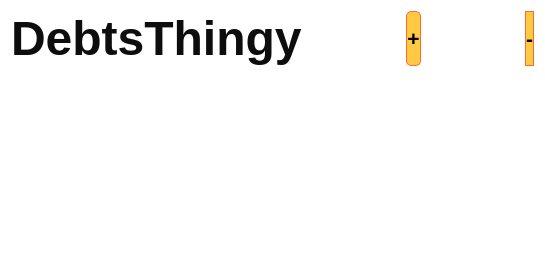
<?xml version="1.0" encoding="UTF-8"?>
<ui version="4.0">
 <class>MainWindow</class>
 <widget class="QMainWindow" name="MainWindow">
  <property name="geometry">
   <rect>
    <x>0</x>
    <y>0</y>
    <width>545</width>
    <height>280</height>
   </rect>
  </property>
  <property name="windowTitle">
   <string>DebtsThingy</string>
  </property>
  <property name="styleSheet">
   <string notr="true">* {
background-color: white;
}

QPushButton {
background-color: rgb(255, 202, 67);
border-width: 1px;
border-style: solid;
min-width: 3em;
border-color: rgb(255, 106, 47);
border-radius: 5px;
}

QPushButton:hover {
background-color:  rgb(255, 106, 47);
}

QPushButton:hover {
background-color:  rgb(255, 51, 15);
}</string>
  </property>
  <widget class="QWidget" name="centralWidget">
   <layout class="QVBoxLayout" name="verticalLayout_2">
    <item>
     <layout class="QHBoxLayout" name="horizontalLayout">
      <item>
       <widget class="QLabel" name="label">
        <property name="font">
         <font>
          <pointsize>36</pointsize>
         </font>
        </property>
        <property name="text">
         <string>&lt;html&gt;&lt;head/&gt;&lt;body&gt;&lt;p&gt;&lt;span style=&quot;font-weight:600; color:#0D0D0D; &quot;&gt;DebtsThingy&lt;/span&gt;&lt;/p&gt;&lt;/body&gt;&lt;/html&gt;</string>
        </property>
       </widget>
      </item>
      <item>
       <spacer name="horizontalSpacer">
        <property name="orientation">
         <enum>Qt::Horizontal</enum>
        </property>
        <property name="sizeHint" stdset="0">
         <size>
          <width>40</width>
          <height>20</height>
         </size>
        </property>
       </spacer>
      </item>
      <item>
       <widget class="QPushButton" name="btnAdd">
        <property name="sizePolicy">
         <sizepolicy hsizetype="Minimum" vsizetype="Minimum">
          <horstretch>0</horstretch>
          <verstretch>0</verstretch>
         </sizepolicy>
        </property>
        <property name="font">
         <font>
          <pointsize>16</pointsize>
          <weight>75</weight>
          <bold>true</bold>
         </font>
        </property>
        <property name="styleSheet">
         <string notr="true"/>
        </property>
        <property name="text">
         <string>+</string>
        </property>
       </widget>
      </item>
      <item>
       <spacer name="horizontalSpacer_2">
        <property name="orientation">
         <enum>Qt::Horizontal</enum>
        </property>
        <property name="sizeHint" stdset="0">
         <size>
          <width>40</width>
          <height>20</height>
         </size>
        </property>
       </spacer>
      </item>
      <item>
       <widget class="QPushButton" name="btnRemove">
        <property name="sizePolicy">
         <sizepolicy hsizetype="Minimum" vsizetype="Minimum">
          <horstretch>0</horstretch>
          <verstretch>0</verstretch>
         </sizepolicy>
        </property>
        <property name="font">
         <font>
          <pointsize>16</pointsize>
          <weight>75</weight>
          <bold>true</bold>
         </font>
        </property>
        <property name="text">
         <string>-</string>
        </property>
       </widget>
      </item>
     </layout>
    </item>
    <item>
     <widget class="QScrollArea" name="scrollArea">
      <property name="frameShape">
       <enum>QFrame::NoFrame</enum>
      </property>
      <property name="frameShadow">
       <enum>QFrame::Plain</enum>
      </property>
      <property name="lineWidth">
       <number>0</number>
      </property>
      <property name="verticalScrollBarPolicy">
       <enum>Qt::ScrollBarAlwaysOff</enum>
      </property>
      <property name="horizontalScrollBarPolicy">
       <enum>Qt::ScrollBarAlwaysOff</enum>
      </property>
      <property name="widgetResizable">
       <bool>true</bool>
      </property>
      <property name="alignment">
       <set>Qt::AlignLeading|Qt::AlignLeft|Qt::AlignTop</set>
      </property>
      <widget class="QWidget" name="scrollAreaWidgetContents">
       <property name="geometry">
        <rect>
         <x>0</x>
         <y>0</y>
         <width>527</width>
         <height>198</height>
        </rect>
       </property>
       <layout class="QHBoxLayout" name="horizontalLayout_2">
        <property name="leftMargin">
         <number>0</number>
        </property>
        <property name="topMargin">
         <number>4</number>
        </property>
        <property name="rightMargin">
         <number>3</number>
        </property>
        <property name="bottomMargin">
         <number>4</number>
        </property>
        <item>
         <widget class="QFrame" name="spacedframe">
          <property name="frameShape">
           <enum>QFrame::NoFrame</enum>
          </property>
          <property name="frameShadow">
           <enum>QFrame::Plain</enum>
          </property>
          <property name="lineWidth">
           <number>0</number>
          </property>
          <layout class="QVBoxLayout" name="verticalLayout_3">
           <property name="leftMargin">
            <number>0</number>
           </property>
           <property name="topMargin">
            <number>0</number>
           </property>
           <property name="rightMargin">
            <number>0</number>
           </property>
           <property name="bottomMargin">
            <number>0</number>
           </property>
           <item>
            <widget class="QFrame" name="frame">
             <property name="frameShape">
              <enum>QFrame::NoFrame</enum>
             </property>
             <property name="frameShadow">
              <enum>QFrame::Plain</enum>
             </property>
             <property name="lineWidth">
              <number>0</number>
             </property>
             <layout class="QVBoxLayout" name="verticalLayout">
              <property name="spacing">
               <number>3</number>
              </property>
              <property name="leftMargin">
               <number>0</number>
              </property>
              <property name="topMargin">
               <number>0</number>
              </property>
              <property name="rightMargin">
               <number>0</number>
              </property>
              <property name="bottomMargin">
               <number>0</number>
              </property>
             </layout>
            </widget>
           </item>
           <item>
            <spacer name="verticalSpacer">
             <property name="orientation">
              <enum>Qt::Vertical</enum>
             </property>
             <property name="sizeHint" stdset="0">
              <size>
               <width>20</width>
               <height>181</height>
              </size>
             </property>
            </spacer>
           </item>
          </layout>
         </widget>
        </item>
       </layout>
      </widget>
     </widget>
    </item>
   </layout>
  </widget>
 </widget>
 <layoutdefault spacing="6" margin="11"/>
 <resources/>
 <connections>
  <connection>
   <sender>btnAdd</sender>
   <signal>clicked()</signal>
   <receiver>MainWindow</receiver>
   <slot>addPerson()</slot>
   <hints>
    <hint type="sourcelabel">
     <x>41</x>
     <y>24</y>
    </hint>
    <hint type="destinationlabel">
     <x>15</x>
     <y>8</y>
    </hint>
   </hints>
  </connection>
  <connection>
   <sender>btnRemove</sender>
   <signal>clicked()</signal>
   <receiver>MainWindow</receiver>
   <slot>removePerson()</slot>
   <hints>
    <hint type="sourcelabel">
     <x>243</x>
     <y>19</y>
    </hint>
    <hint type="destinationlabel">
     <x>188</x>
     <y>33</y>
    </hint>
   </hints>
  </connection>
 </connections>
 <slots>
  <slot>addPerson()</slot>
  <slot>removePerson()</slot>
 </slots>
</ui>
